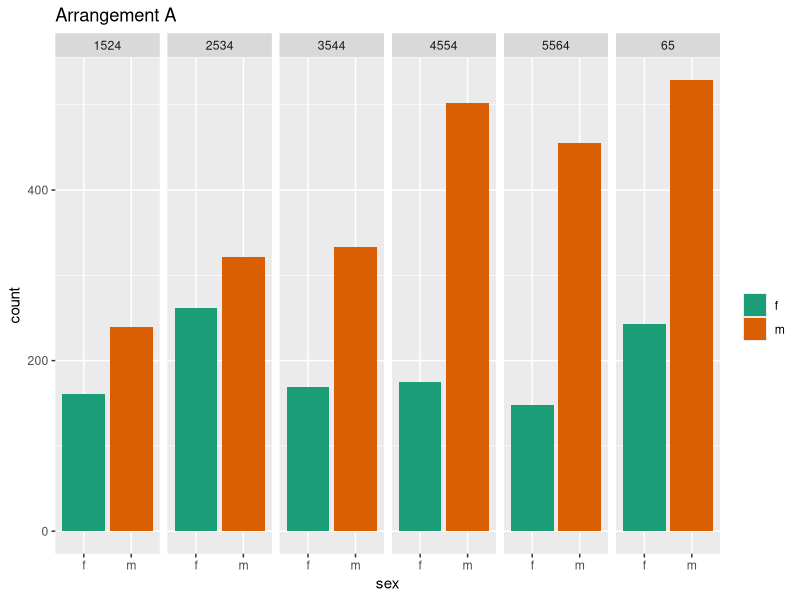
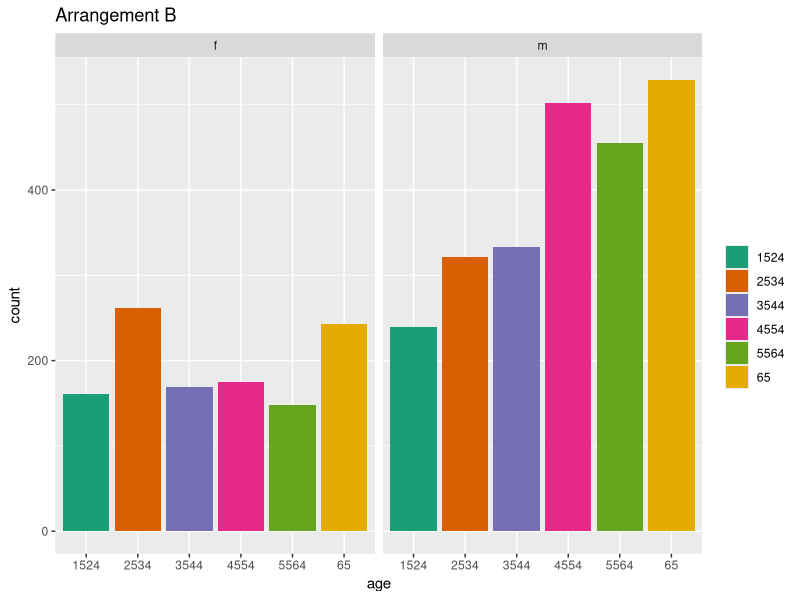
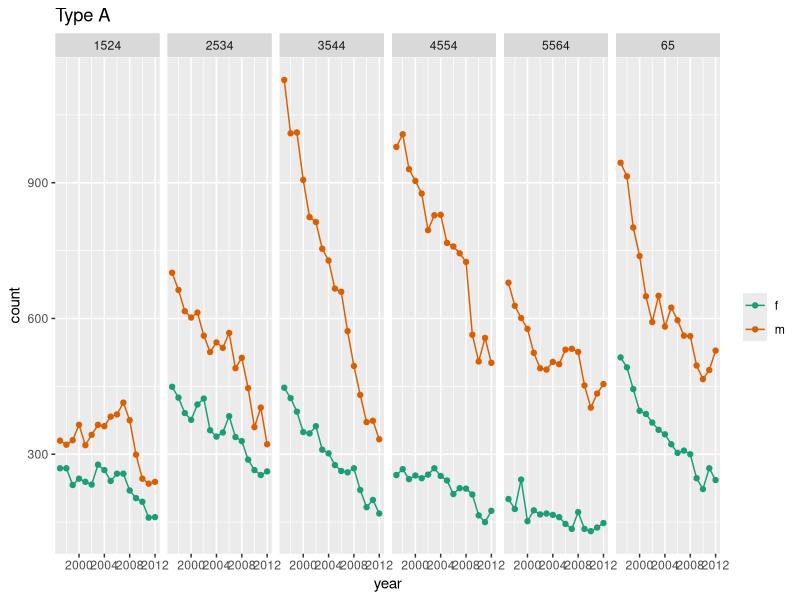
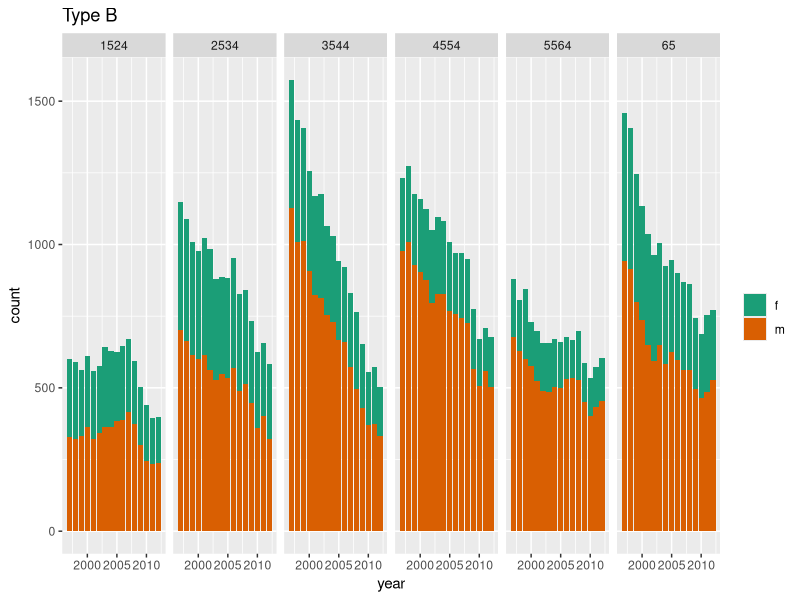
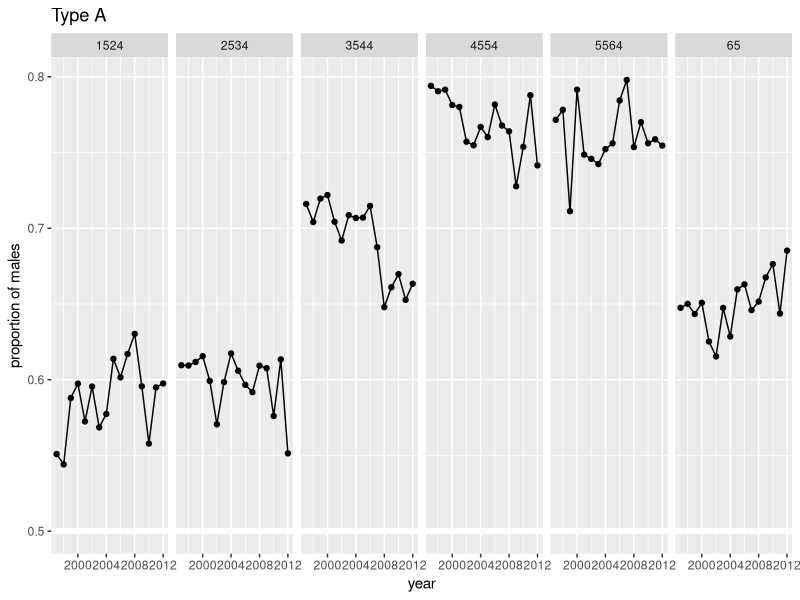
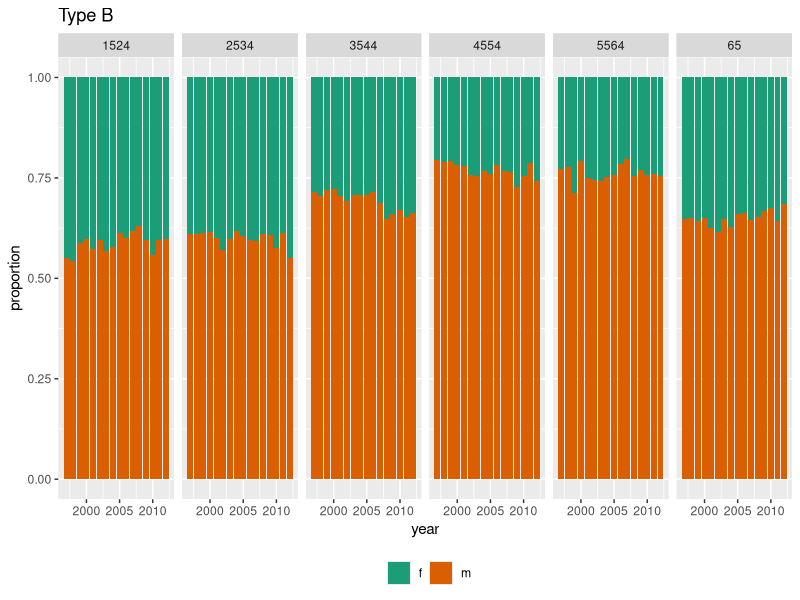
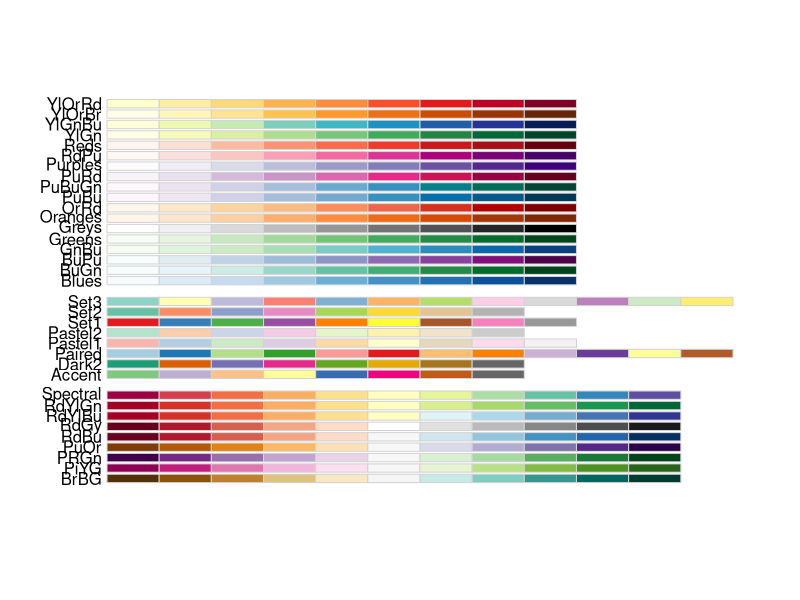
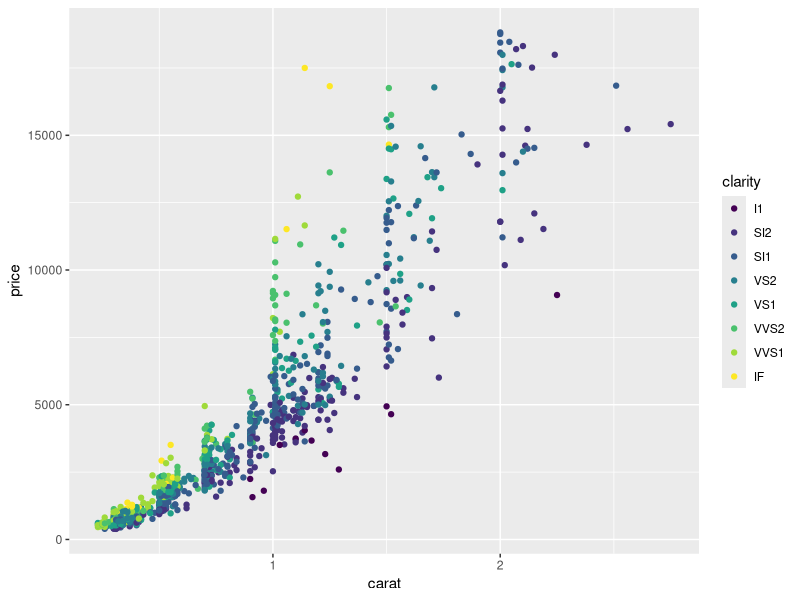

Recreate these plots in R, in order.
## ----load libraries, echo=FALSE--------------------------------------------------------
library(tidyverse)
library(RColorBrewer)
library(gridExtra)
library(dichromat)
library(here)


## ----read TB data and wrangle and subset to USA----------------------------------------
tb <- read_csv(here::here("data/TB_notifications_2019-07-01.csv")) %>%
  select(country, iso3, year, new_sp_m04:new_sp_fu) %>%
  pivot_longer(cols=new_sp_m04:new_sp_fu, names_to="sexage", values_to="count") %>%
  mutate(sexage = str_replace(sexage, "new_sp_", "")) %>%
  mutate(sex=substr(sexage, 1, 1),
         age=substr(sexage, 2, length(sexage))) %>%
  select(-sexage)

# Filter years between 1997 and 2012 due to missings
tb_us <- tb %>%
  filter(country == "United States of America") %>%
  filter(!(age %in% c("04", "014", "514", "u"))) %>%
  filter(year > 1996, year < 2013)


## --------------------------------------------------------------------------------------
tb_us %>% filter(year == 2012) %>% select(sex, age, count)


## ----focus on one year gender side-by-side bars of males/females, fig.height=3---------
tb_us %>% filter(year == 2012) %>%
  ggplot(aes(x=sex, y=count, fill=sex)) +
  geom_bar(stat="identity", position="dodge") +
  facet_wrap(~age, ncol=6) +
  scale_fill_brewer("", palette="Dark2") +
  ggtitle("Arrangement A")


## ----focus on one year age side-by-side bars of age group, fig.height=3----------------
tb_us %>% filter(year == 2012) %>%
  ggplot(aes(x=age, y=count, fill=age)) +
  geom_bar(stat="identity", position="dodge") +
  facet_wrap(~sex, ncol=6) +
  scale_fill_brewer("", palette="Dark2") +
  ggtitle("Arrangement B")

## --------------------------------------------------------------------------------------
tb_us %>% select(year, sex, age, count) %>% head(10)


## ----use a line plot instead of bar, fig.height=3--------------------------------------
ggplot(tb_us, aes(x=year, y=count, colour=sex)) +
  geom_line() + geom_point() +
  facet_wrap(~age, ncol=6) +
  scale_colour_brewer("", palette="Dark2") +
  ggtitle("Type A")


## ----colour and axes fixes, fig.height=3-----------------------------------------------
# This uses a color blind proof scale
ggplot(tb_us, aes(x=year, y=count, fill=sex)) +
  geom_bar(stat="identity") +
  facet_wrap(~age, ncol=6) +
  scale_fill_brewer("", palette="Dark2") +
  ggtitle("Type B")


## ----use a line plot for proportions, fig.height=3-------------------------------------
tb_us %>% group_by(year, age) %>%
  summarise(p = count[sex=="m"]/sum(count)) %>%
  ggplot(aes(x=year, y=p)) +
  geom_hline(yintercept = 0.50, colour="white", size=2) +
  geom_line() + geom_point() +
  facet_wrap(~age, ncol=6) +
  ylab("proportion of males") +
  ggtitle("Type A")


## ----compare proportions of males/females, fig.height=4--------------------------------
# Fill the bars, note the small change to the code
ggplot(tb_us, aes(x=year, y=count, fill=sex)) +
  geom_bar(stat="identity", position="fill") +
  facet_wrap(~age, ncol=6) +
  scale_fill_brewer("", palette="Dark2") + ylab("proportion") +
  ggtitle("Type B") + theme(legend.position = "bottom")


## ----show different types of color palettes, fig.height=7, fig.width=12----------------
display.brewer.all()


## ----mapping numbers to rainbow sequential scale, echo=TRUE, out.width="60%", fig.width=7, fig.height=4----
dsamp <- diamonds[sample(nrow(diamonds), 1000), ]
(d <- ggplot(dsamp, aes(carat, price)) +
  geom_point(aes(colour = clarity)))


## ----mapping numbers to sequential scale, echo=TRUE, fig.width=7, fig.height=4, out.width="60%"----
d + scale_colour_brewer()


## ----mapping numbers to diverging scale, echo=TRUE, fig.width=7, fig.height=4, out.width="60%"----
d + scale_colour_brewer(palette="PRGn")


## ----mapping numbers to qualitative palette, echo=TRUE, , fig.width=7, fig.height=4, out.width="60%"----
d + scale_colour_brewer(palette="Set1")


## ----using the dichromat package to check color blind appearance, echo=TRUE, fig.show='hide'----
library(scales)
library(dichromat)
clrs <- hue_pal()(9)
d + theme(legend.position = "none")
clrs <- dichromat(hue_pal()(9))
d + scale_fill_manual("", values=clrs) + theme(legend.position = "none")


## ----show the default colour scheme and dichromat adjusted colors, echo=FALSE, fig.height=8----
clrs <- hue_pal()(9)
p1 <- d + theme(legend.position = "none") + scale_color_discrete()

clrs <- dichromat(hue_pal()(9))
p2 <- d + scale_color_manual("", values=clrs) + theme(legend.position = "none")

grid.arrange(p1, p2, ncol=1)


## ----is shape preattentive, echo=FALSE-------------------------------------------------
set.seed(20190715)
df <- data.frame(x=runif(100), y=runif(100), cl=sample(c(rep("A", 1), rep("B", 99))))
ggplot(data=df, aes(x, y, shape=cl)) + theme_bw() +
  geom_point(size=3) +
  theme(legend.position="None", aspect.ratio=1)


## ----is color preattentive, echo=FALSE-------------------------------------------------
ggplot(data=df, aes(x, y, colour=cl)) +
  geom_point(size=3) +
  theme_bw() +
  scale_colour_brewer(palette="Set1") +
  theme(legend.position="None", aspect.ratio=1)


## ----a line plot on sex, fig.height=3--------------------------------------------------
ggplot(tb_us, aes(x=year, y=count, colour=sex)) +
  geom_line() + geom_point() +
  facet_wrap(~age, ncol=6) +
  ylim(c(0,1150)) +
  scale_colour_brewer("", palette="Dark2") +
  ggtitle("Arrangement A")


## ----a line plot on age, fig.height=3, fig.width=6-------------------------------------
ggplot(tb_us, aes(x=year, y=count, colour=age)) +
  geom_line() + geom_point() +
  facet_wrap(~sex, ncol=6) +
  ylim(c(0,1150)) +
  scale_colour_brewer("", palette="Dark2") +
  ggtitle("Arrangement B")


## ----side-by-side bars of males/females, fig.height=3----------------------------------
tb_us %>% filter(year == 2012) %>%
  ggplot(aes(x=sex, y=count, fill=sex)) +
  geom_bar(stat="identity", position="dodge") +
  facet_wrap(~age, ncol=6) +
  scale_fill_brewer("", palette="Dark2") +
  ggtitle("Position - common scale ")


## ----piecharts of males/females, fig.height=3------------------------------------------
tb_us %>% filter(year == 2012) %>%
  ggplot(aes(x=1, y=count, fill=sex)) +
  geom_bar(stat="identity", position="fill") +
  facet_wrap(~age, ncol=6) +
  scale_fill_brewer("", palette="Dark2") +
  ggtitle("Angle") + xlab("") + ylab("") +
  coord_polar(theta = "y")


## ----side-by-side bars of age, fig.height=3--------------------------------------------
tb_us %>% filter(year == 2012) %>%
  ggplot(aes(x=age, y=count, fill=age)) +
  geom_bar(stat="identity", position="dodge") +
  facet_wrap(~sex, ncol=6) +
  scale_fill_brewer("", palette="Dark2") +
  ggtitle("Position - common scale ")


## ----piecharts of age, fig.height=3----------------------------------------------------
tb_us %>% filter(year == 2012) %>%
  ggplot(aes(x=1, y=count, fill=age)) +
  geom_bar(stat="identity", position="fill") +
  facet_wrap(~sex, ncol=6) +
  scale_fill_brewer("", palette="Dark2") +
  ggtitle("Angle") + xlab("") + ylab("") +
  coord_polar(theta = "y")


## ----facetting plots can result in change blindness, echo=TRUE, out.width="50%", fig.width=6.5, fig.height=3.5----
ggplot(dsamp, aes(x=carat, y=price, colour = clarity)) +
  geom_point() +
  geom_smooth(se=FALSE) +
  scale_color_brewer(palette="Set1") +
  facet_wrap(~clarity, ncol=4)


## ----averlaying makes comparisons easier, echo=TRUE, out.width="70%", fig.width=7, fig.height=4----
ggplot(dsamp, aes(x=carat, y=price, colour = clarity)) +
  geom_point() +
  geom_smooth(se=FALSE) +
  scale_color_brewer(palette="Set1")
